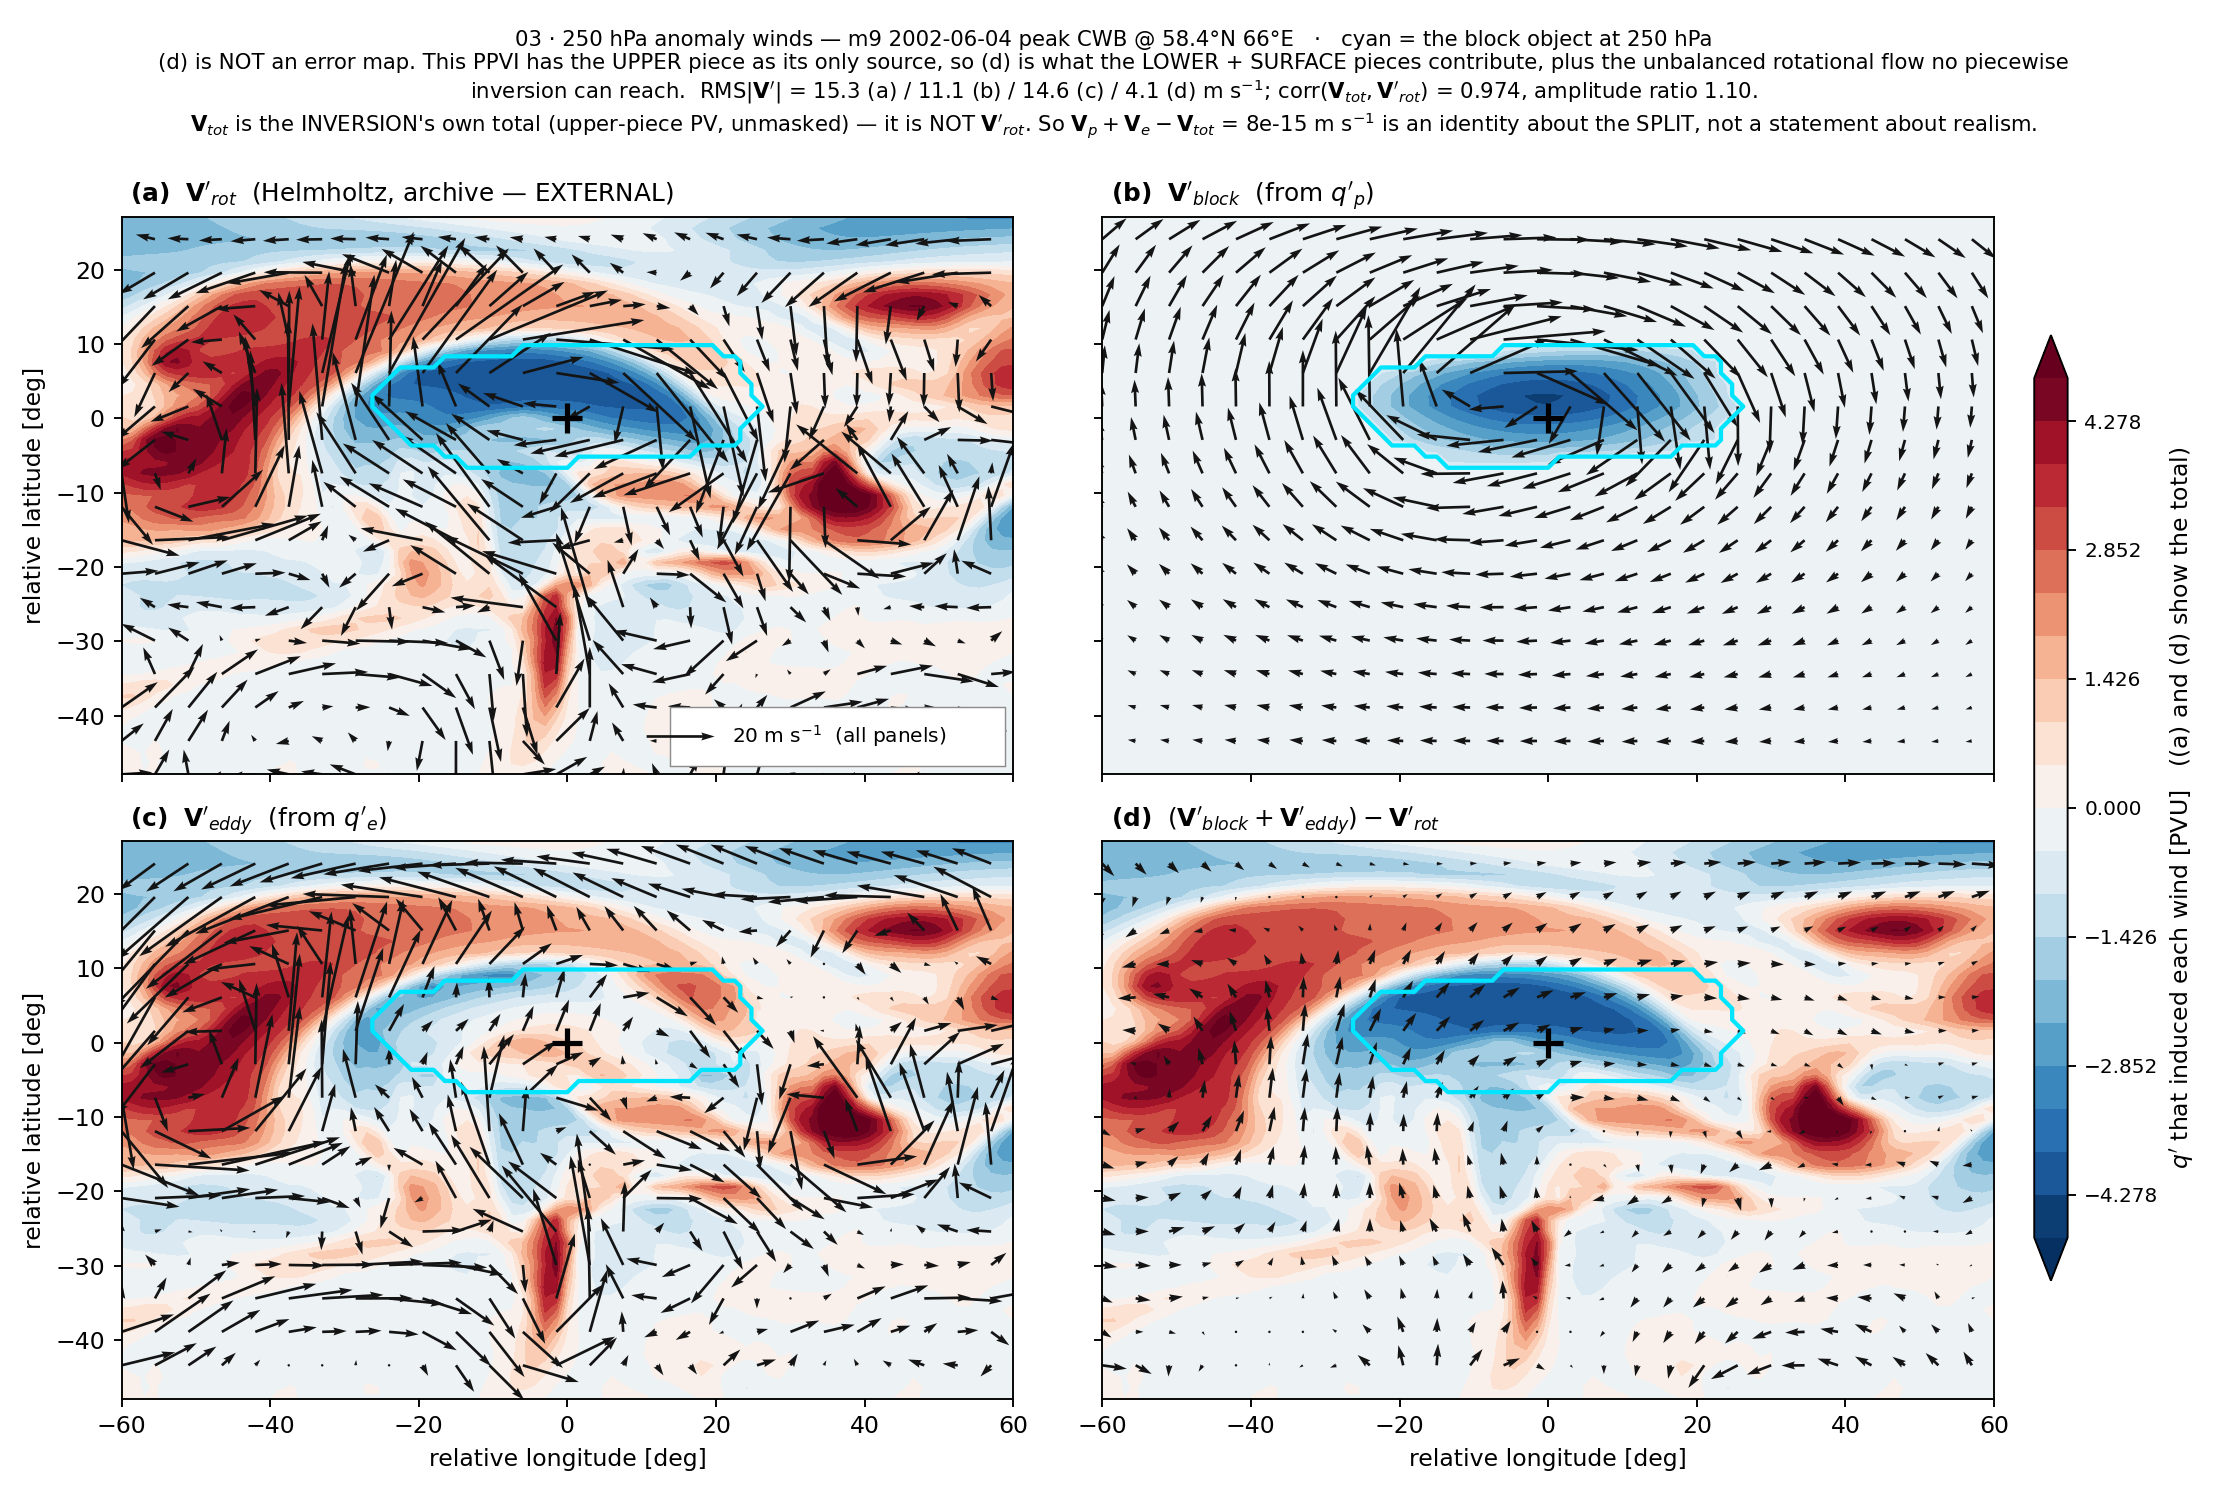

Recreate this plot in Python.
#!/usr/bin/env python3
"""03 — the 250 hPa winds: external reference, the two pieces, and the closure.

    (a) V_rot_anom   Helmholtz rotational-wind anomaly straight from the archive `_rot.nc`.
                     EXTERNAL to the inversion — nothing in the PPVI produced it.
    (b) V_block      induced by `pv_anom_p`
    (c) V_eddy       induced by `pv_anom_e`
    (d) closure      (V_block + V_eddy) - V_rot_anom

V_tot IS NOT V_rot — THE TWO "TOTALS" ARE DIFFERENT QUANTITIES
--------------------------------------------------------------
This trips people up, so it is worth being blunt about:

  V_tot   the INVERSION's own total: the same upper-piece PV, inverted WITHOUT the mask.
          Entirely internal to the PPVI. Nothing observed about it.
  V_rot   the archive Helmholtz rotational-wind anomaly. Entirely EXTERNAL. Nothing in the
          inversion produced it.

They are not close: at 250 hPa over the plotted window, RMS 16.9 vs 15.3 m/s, corr 0.974 — the
upper piece alone OVER-produces the amplitude by 10% while matching the pattern well.

So the two "closure" numbers on this figure measure different things:

  V_block + V_eddy - V_tot   IDENTICALLY zero. `psi_e` is DEFINED as `psi_tot - psi_p` and
                             psi->wind is linear, so V_e := V_tot - V_p. This checks that the
                             SPLIT was done without an arithmetic slip and says nothing whatever
                             about whether V_tot resembles the atmosphere. Reported as a number,
                             never plotted — a panel of zeros is not a test.
  (V_block + V_eddy) - V_rot = V_tot - V_rot. THIS is panel (d), and this is where the lower and
                             surface pieces and the unbalanced flow live.

Panel (d) is NOT expected to vanish, and it has a FLOOR. `_residual_origin.py` measures the split:
inverting the lower and surface pieces too drops the residual from 36% to 27% of the reference
(full window), with the summed amplitude then matching V_rot to 0.5% at corr 0.964. The remaining
27% is exactly `sqrt(2(1-r))` for that correlation — it is not a missing piece and not a bias. It
is the unbalanced rotational flow, which nonlinear balance cannot represent, plus the fact that the
balance operator is NONLINEAR so three piece solutions do not sum to one full inversion. No amount
of extra iteration or extra pieces removes it. "Smaller (d) is better" is therefore wrong.

This is the same discipline the rest of this work has had to learn the hard way: internal
self-consistency can never establish that an iterative solver converged. Only an external reference
can, and `_rot.nc` is the only one available here.

SHADING IS THE PV, NOT THE WIND SPEED. Each panel shades the PV anomaly that induced its wind —
(b) over `pv_anom_p`, (c) over `pv_anom_e` — so "this wind came from this PV" is directly readable.
(a) and (d) both involve the total, so both show the total. Winds are vectors only, on one quiver
scale across all four panels, with a key: with speed no longer shaded, that key is the only
quantitative wind information on the figure. RMS values are printed to stdout and in the caption.

Reads `_cache.npz` written by 01.

Run:  micromamba run -n blocking python 03_winds_250.py
"""
from __future__ import annotations

import argparse
from pathlib import Path

import numpy as np
import matplotlib
matplotlib.use("Agg")
import matplotlib.pyplot as plt

import _evt
import build_pvbudget_15deg as Bg

HERE = Path(__file__).resolve().parent
CACHE = HERE / "_cache.npz"
GRID = 1.5


def main():
    ap = argparse.ArgumentParser()
    ap.add_argument("--lon-half", type=float, default=60.0, help="longitude half-width to plot")
    ap.add_argument("--skip", type=int, nargs=2, default=(3, 3), help="vector subsample (y, x)")
    args = ap.parse_args()

    if not CACHE.exists():
        raise SystemExit("no _cache.npz — run 01_pv_anom_sections.py first")
    z = np.load(CACHE, allow_pickle=True)
    meta, info = eval(str(z["meta"])), eval(str(z["info"]))
    icen = int(z["icen"])
    y = (z["band"] - float(meta["clat"]))[::-1]                 # ascending latitude
    x = np.arange(-icen, icen + 1) * GRID

    kw = _evt.WIND_HPA.index(250)                                # in u_p / u_e / u_tot (400..200)
    kr = [_evt.WU[i] for i in Bg.WAVG_IDX].index(250)            # in u_rot_anom (wavg: 300/250/200)
    fl = lambda a: a[::-1]                                       # N->S  ->  ascending

    F = {"ref":   (fl(z["u_rot_anom"][kr]), fl(z["v_rot_anom"][kr])),
         "block": (fl(z["u_p"][kw]),        fl(z["v_p"][kw])),
         "eddy":  (fl(z["u_e"][kw]),        fl(z["v_e"][kw]))}
    F["clos"] = (F["block"][0] + F["eddy"][0] - F["ref"][0],
                 F["block"][1] + F["eddy"][1] - F["ref"][1])
    SPD = {k: np.hypot(*v) for k, v in F.items()}
    # Shading is the PV that induced each wind, piece-matched: (b) shows V_block over the very PV
    # anomaly it was inverted from. (a) and (d) both involve the total, so they get the total.
    PV = {"ref":   fl(z["pv_anom"][_evt.WU.index(250)]),
          "block": fl(z["pv_anom_p"][_evt.WU.index(250)]),
          "eddy":  fl(z["pv_anom_e"][_evt.WU.index(250)]),
          "clos":  fl(z["pv_anom"][_evt.WU.index(250)])}

    # the identity check, as a number — see the docstring
    du = z["u_p"][kw] + z["u_e"][kw] - z["u_tot"][kw]
    dv = z["v_p"][kw] + z["v_e"][kw] - z["v_tot"][kw]
    ident = float(np.nanmax(np.hypot(du, dv)))

    ix = np.abs(x) <= args.lon_half
    xc, sub = x[ix], (slice(None, None, args.skip[0]), slice(None, None, args.skip[1]))

    pmax = float(np.nanpercentile(np.abs(PV["ref"][:, ix]), 99.5))
    lev = np.linspace(-pmax, pmax, 21)
    smax = float(np.nanpercentile(np.concatenate([SPD[k][:, ix].ravel()
                                                  for k in ("ref", "block", "eddy")]), 99.5))
    qs = smax * 7                                                # one quiver scale for all panels
    qref = 5 * round(smax / 2 / 5) or 5                          # a round number for the key

    titles = {"ref":   r"$\mathbf{(a)}$  $\mathbf{V}'_{rot}$  (Helmholtz, archive — EXTERNAL)",
              "block": r"$\mathbf{(b)}$  $\mathbf{V}'_{block}$  (from $q'_p$)",
              "eddy":  r"$\mathbf{(c)}$  $\mathbf{V}'_{eddy}$  (from $q'_e$)",
              "clos":  r"$\mathbf{(d)}$  $(\mathbf{V}'_{block}+\mathbf{V}'_{eddy})"
                       r"-\mathbf{V}'_{rot}$"}

    # The gap between the columns is NOT wspace — it is `aspect="equal"` refusing to fill a cell
    # that is the wrong shape. Each panel is 120 deg lon x 75 deg lat = 1.6:1, so the figure has to
    # be sized to match or matplotlib centres a 1.6:1 panel inside a 2.3:1 cell and the leftover
    # becomes whitespace. figW/figH ~ 1.45 with hspace 0.12 cuts the slack from 32% to ~7%.
    fig, axes = plt.subplots(2, 2, figsize=(13.1, 8.8), sharex=True, sharey=True)
    for ax, key in zip(axes.ravel(), ("ref", "block", "eddy", "clos")):
        u, v = F[key][0][:, ix], F[key][1][:, ix]
        cf = ax.contourf(xc, y, PV[key][:, ix], levels=lev, cmap="RdBu_r", extend="both")
        q = ax.quiver(xc[sub[1]], y[sub[0]], u[sub], v[sub], scale=qs, width=0.0030,
                      color="0.08")
        # With speed no longer shaded, the key is the ONLY quantitative wind information on the
        # figure. ONE key: all four panels share `qs`, and a key on the right column would sit
        # underneath the colourbar.
        if key == "ref":
            ax.add_patch(plt.Rectangle((0.615, 0.015), 0.375, 0.105, transform=ax.transAxes,
                                       fc="white", ec="0.55", lw=0.6, zorder=5))
            ax.quiverkey(q, 0.665, 0.068, qref, f"{qref:.0f} m s$^{{-1}}$  (all panels)",
                         labelpos="E", coordinates="axes", zorder=6,
                         fontproperties=dict(size=8.5))
        ax.plot(0, 0, "k+", ms=13, mew=2.2)
        ax.set_title(titles[key], fontsize=10.5, loc="left", x=0.01)
        ax.set_aspect("equal")
    for ax in axes[1]:
        ax.set_xlabel("relative longitude [deg]")
    for ax in axes[:, 0]:
        ax.set_ylabel("relative latitude [deg]")

    # the object outline at 250 hPa, on every panel — where the block PV actually is
    M250 = np.full_like(SPD["ref"], np.nan)
    M250[:] = fl(z["M"][_evt.OBJ_HPA.index(250)])
    for ax in axes.ravel():
        ax.contour(xc, y, M250[:, ix], levels=[0.5], colors="#00e5ff", linewidths=1.8)

    rms = lambda a: float(np.sqrt(np.nanmean(a[:, ix] ** 2)))
    fr = rms(SPD["clos"]) / rms(SPD["ref"])
    # V_tot vs V_rot — the EXTERNAL comparison, kept distinct from the internal identity above
    _ut, _vt = fl(z["u_tot"][kw])[:, ix], fl(z["v_tot"][kw])[:, ix]
    _xx = np.concatenate([_ut.ravel(), _vt.ravel()])
    _yy = np.concatenate([F["ref"][0][:, ix].ravel(), F["ref"][1][:, ix].ravel()])
    _m = np.isfinite(_xx) & np.isfinite(_yy)
    ctr = float(np.corrcoef(_xx[_m], _yy[_m])[0, 1])
    rtr = float(np.sqrt(np.nanmean(_ut ** 2 + _vt ** 2)) / rms(SPD["ref"]))
    fig.suptitle(
        f"03 · 250 hPa anomaly winds — m{meta['member']} "
        f"{meta['year']}-{meta['month']:02d}-{meta['day']:02d} {meta['stage']} {meta['label']} "
        f"@ {meta['clat']:.1f}°N {meta['clon']:.0f}°E   ·   cyan = the block object at 250 hPa\n"
        f"(d) is NOT an error map. This PPVI has the UPPER piece as its only source, so (d) is what "
        f"the LOWER + SURFACE pieces contribute, plus the unbalanced rotational flow no piecewise\n"
        f"inversion can reach.  RMS$|\\mathbf{{V}}'|$ = {rms(SPD['ref']):.1f} (a) / "
        f"{rms(SPD['block']):.1f} (b) / {rms(SPD['eddy']):.1f} (c) / {rms(SPD['clos']):.1f} (d) "
        f"m s$^{{-1}}$; corr$(\\mathbf{{V}}_{{tot}},\\mathbf{{V}}'_{{rot}})$ = {ctr:.3f}, "
        f"amplitude ratio {rtr:.2f}.\n"
        f"$\\mathbf{{V}}_{{tot}}$ is the INVERSION's own total (upper-piece PV, unmasked) — it is "
        f"NOT $\\mathbf{{V}}'_{{rot}}$. So $\\mathbf{{V}}_p+\\mathbf{{V}}_e-\\mathbf{{V}}_"
        f"{{tot}}$ = {ident:.0e} m s$^{{-1}}$ is an identity about the SPLIT, not a statement "
        f"about realism.",
        fontsize=9.0)
    fig.subplots_adjust(top=0.855, left=0.05, right=0.90, bottom=0.065, hspace=0.12, wspace=0.075)
    _evt.side_colorbar(fig, cf, axes,
                       "$q'$ that induced each wind [PVU]   ((a) and (d) show the total)",
                       shrink=0.80)
    out = HERE / "03_winds_250.png"
    fig.savefig(out, dpi=170, facecolor="white")
    print(f"wrote {out.name}")
    print(f"  event   : m{meta['member']} {meta['year']}-{meta['month']:02d}-{meta['day']:02d} "
          f"{meta['stage']} {meta['label']}  object {info['levels']} hPa")
    for k, nm in (("ref", "V_rot (external)"), ("block", "V_block        "),
                  ("eddy", "V_eddy         "), ("clos", "closure vs ref ")):
        print(f"  {nm}: RMS = {rms(SPD[k]):6.3f}   max = {np.nanmax(SPD[k][:, ix]):6.3f} m/s")
    print(f"  V_tot  (the INVERSION's own total, NOT V_rot) : RMS = "
          f"{rtr*rms(SPD['ref']):6.3f} m/s   ratio to V_rot = {rtr:.3f}   corr = {ctr:.4f}")
    print(f"  RMS(closure)/RMS(ref) = {fr:.3f}   <- the lower+surface+unbalanced share, not an error")
    print(f"  identity |V_p+V_e-V_tot|max = {ident:.3e} m/s   <- about the SPLIT only")


if __name__ == "__main__":
    main()
